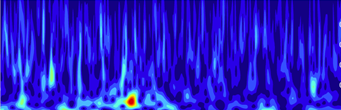
#> input picture open_cv/Input_Images/HFO.png, 341 x 110 px
$ python hfo_canny_edges.py
#> lines starting #> are read from the running program, lines starting #| are printed output that depends on the picture; after the words box and inside, x2 and y2 are one past the last pixel; in counts of white or black regions, pixels touching at a corner belong together
import numpy as np
import cv2 as cv2
import os
import matplotlib.pyplot as plt
from sklearn.cluster import KMeans

"""
Object Detection, Contour detection
"""

sep_ids_ls = [sep_idx for sep_idx, str_char in enumerate(__file__) if str_char == os.sep]
curr_path = __file__[0:sep_ids_ls[-1]] + os.sep
in_path = __file__[0:sep_ids_ls[-3]]+ os.sep + "Input_Images"+ os.sep
out_path = __file__[0:sep_ids_ls[-3]]+ os.sep + "Output_Images"+ os.sep
os.makedirs(out_path, exist_ok=True)


# HFO Spectrogram
test_img_path  = os.path.join(in_path, "HFO.png")
hfo_spect_img = cv2.imread(test_img_path, 1)
#> hfo_spect_img is the input picture: shape (110, 341, 3); mean B, G, R 200.5, 26, 38.3
hfo_spect_img = cv2.resize(hfo_spect_img, (1024, 768), interpolation=cv2.INTER_LINEAR)
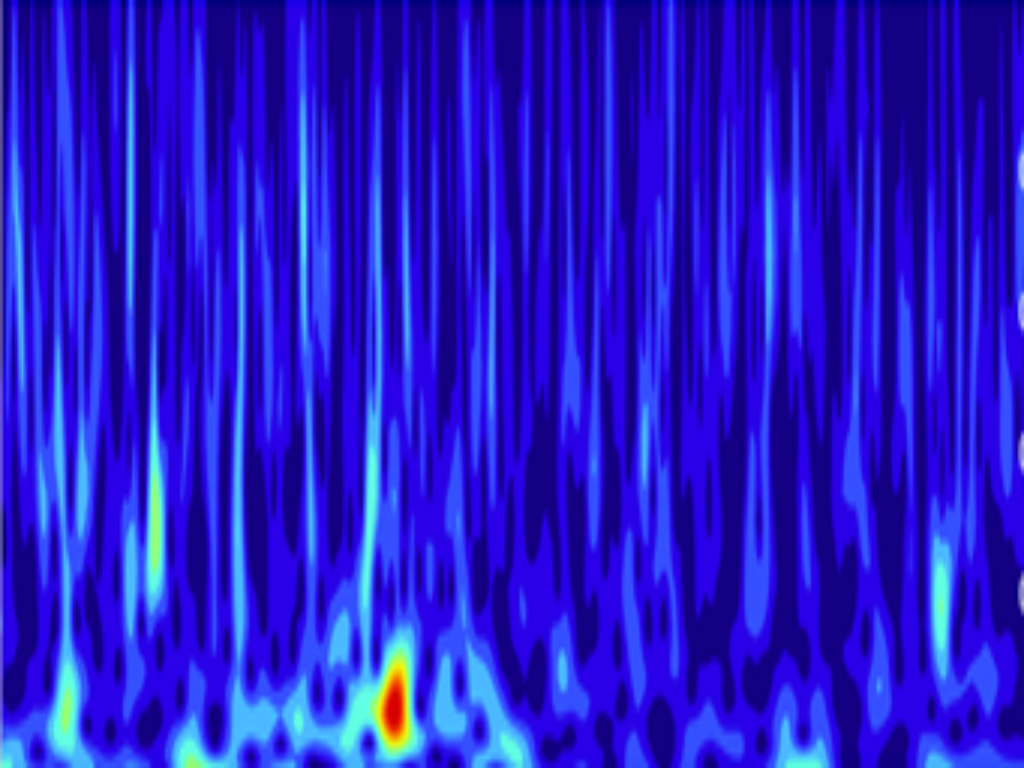
#> hfo_spect_img: shape (768, 1024, 3); mean B, G, R 200.4, 26, 38.2
height, width = hfo_spect_img.shape[0:2]
#> height = 768; width = 1024

# get HSV image and components
hsv_img = cv2.cvtColor(hfo_spect_img, cv2.COLOR_BGR2HSV)
#> hsv_img: shape (768, 1024, 3); mean H, S, V 121.4, 238.4, 201.5
h, s, v = cv2.split(hsv_img)
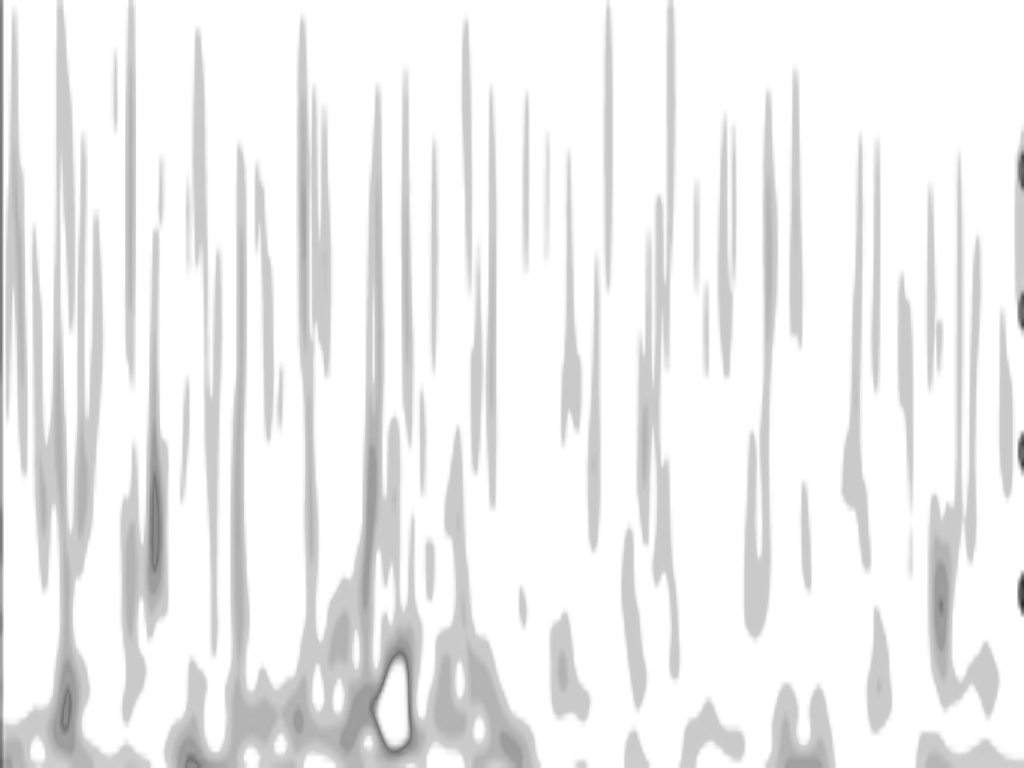
#> s: shape (768, 1024); min 42, max 255, mean 238.4
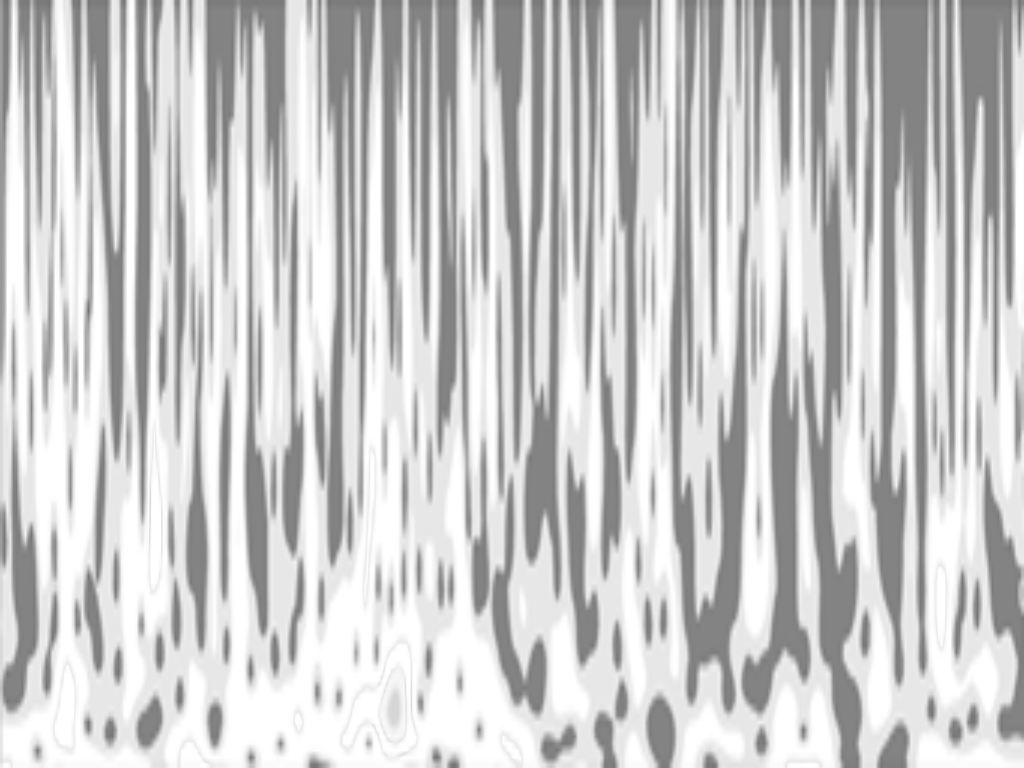
#> v: shape (768, 1024); min 114, max 255, mean 201.5

hsv_img_extract = h
hsv_img_extract_inv = 255-h
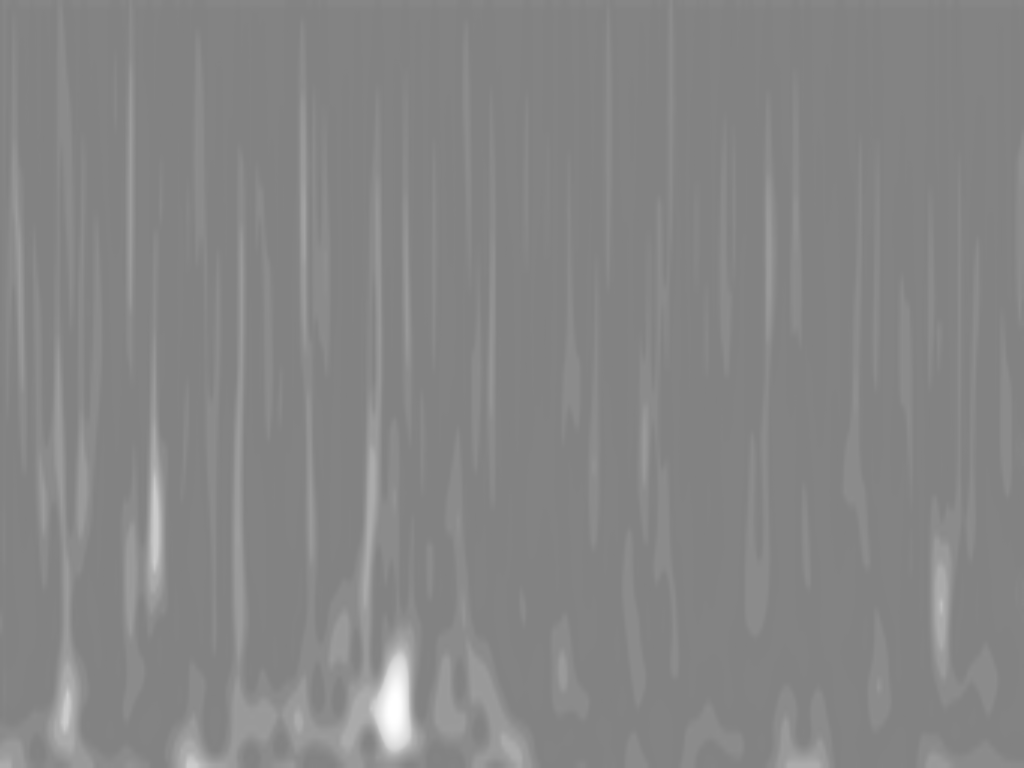
#> hsv_img_extract_inv: shape (768, 1024); min 129, max 255, mean 133.6

# Threshold hsv channel
th_val = np.percentile(hsv_img_extract_inv, 99, axis=None)
#> th_val = 169
th_val = np.median(hsv_img_extract_inv)+5*np.std(hsv_img_extract_inv)
#> th_val = 175
#th_val = np.percentile(hsv_img_extract_inv,99.1)
ret, th_img = cv2.threshold(hsv_img_extract_inv, th_val, 255, cv2.THRESH_BINARY)
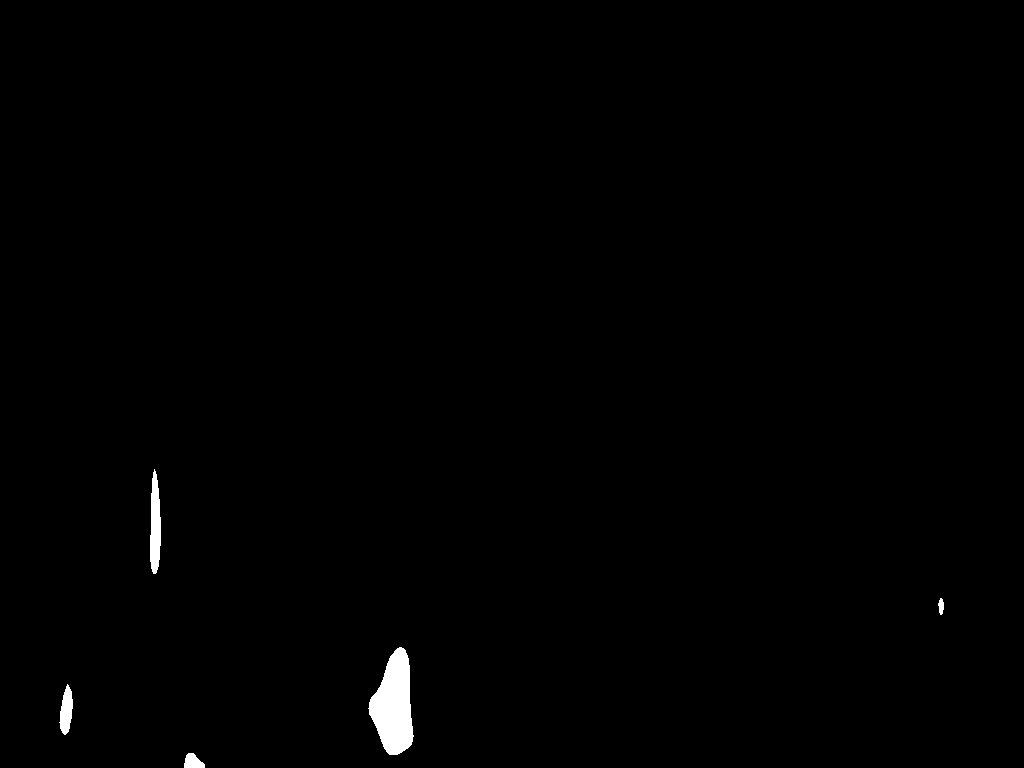
#> th_img: shape (768, 1024); 0.62% white; 5 white regions, box (x1, y1, x2, y2) and area: (368, 647, 414, 755) 3215, (150, 469, 161, 574) 865, (59, 684, 73, 735) 463, (184, 753, 205, 768) 225, (938, 598, 944, 615) 73
#> ret = 175

# Detect Canny edges
hsv_img_extract_inv_flat = hsv_img_extract_inv.reshape(-1, 1)
kmeans = KMeans(n_clusters=2, random_state=0, n_init="auto")
kmeans.fit(hsv_img_extract_inv_flat)
centroids  = kmeans.cluster_centers_

threshold2 = int(np.min(centroids))
threshold1 = int(threshold2/2)
edges_img = cv2.Canny(hsv_img_extract_inv, threshold1=threshold1, threshold2=threshold2, apertureSize=3)
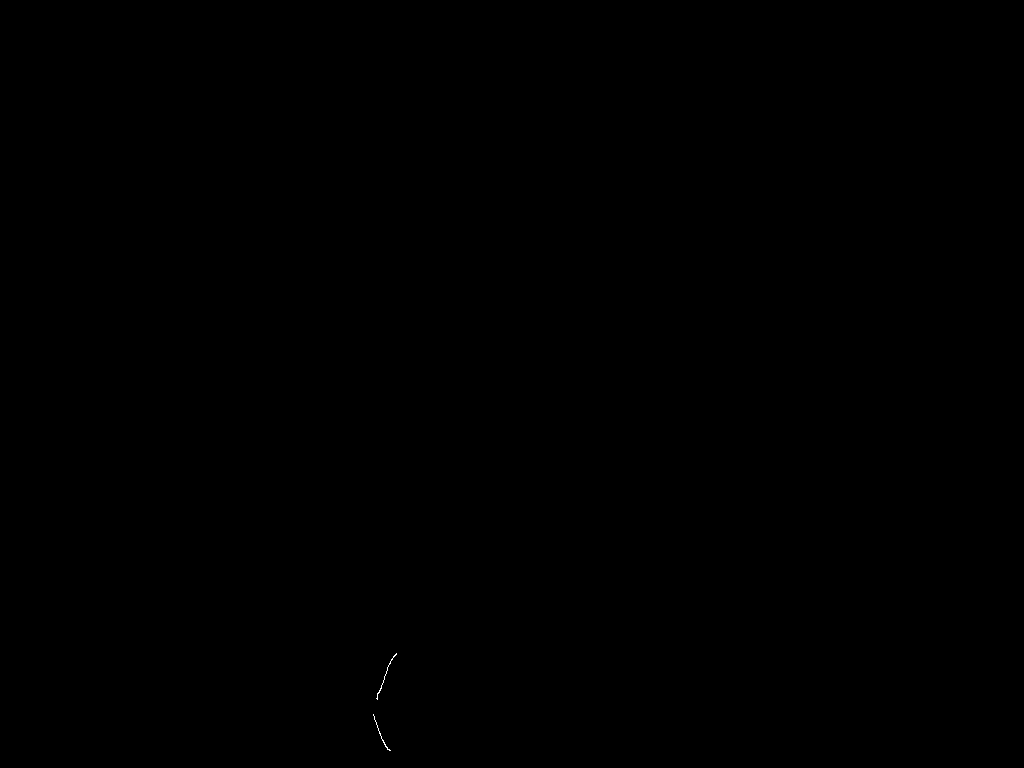
#> edges_img: shape (768, 1024); 0.01% white in thin lines or dots, all inside (x1, y1, x2, y2) = (373, 653, 397, 751)
# Invert edges. They will be in black
edges_img_inv = 255 - edges_img
# Use Erosion filter to increase size of border
kernel = np.ones((3,3), 'uint8')
eroded_img = cv2.erode(edges_img_inv, kernel, iterations=1)
#> eroded_img: shape (768, 1024); 100% white; 2 black regions, box (x1, y1, x2, y2) and area: (375, 652, 398, 701) 197, (372, 713, 392, 752) 160
canny_th = cv2.bitwise_and(eroded_img, th_img)
#> canny_th: shape (768, 1024); 0.57% white; 13 white regions (8 under 20 px)

cv2.imshow("Original_Image", hfo_spect_img)
cv2.imshow("HSV_Image", hsv_img)
cv2.imshow("HSV_Extract_Image", hsv_img_extract)
cv2.imshow("HSV_Extract_Image_Inv", hsv_img_extract_inv)
cv2.imshow("TH_Image", th_img)
cv2.imshow("edges_img", edges_img)
cv2.imshow("edges_img_inv", edges_img_inv)
cv2.imshow("eroded_img", eroded_img)
cv2.imshow("canny_th", canny_th)


################################################################
contours, hierarchy = cv2.findContours(th_img, cv2.RETR_EXTERNAL, cv2.CHAIN_APPROX_SIMPLE)
#> contours = 5 contours; box (x1, y1, x2, y2) and area: (368, 647, 414, 755) 3099, (150, 469, 161, 574) 759, (59, 684, 73, 735) 412, (184, 753, 205, 768) 197, (938, 598, 944, 615) 55

objects = hfo_spect_img.copy()
thickness = 4
color = (255, 255, 255)
maxLevel = 0
for cont_idx, contour in enumerate(contours):

    area = cv2.contourArea(contour)
    perimeter = cv2.arcLength(contour, closed=True)
    if area < 200 or perimeter == 0:
        # This contour is around something too small for our interest
        continue
        pass

    circularity = 4*np.pi*(area/(perimeter**2))

    hspread = np.max(contour[:,:,0])-np.min(contour[:,:,0])
    vspread = np.max(contour[:,:,1])-np.min(contour[:,:,1])
    hspread_vspread_ratio = 100*(hspread/vspread)

    # Centroids
    M = cv2.moments(contour)
    cx = int(M['m10'] / M['m00'])
    cy = int(M['m01'] / M['m00'])

    # Show contour and centroid in image
#> (the run stopped early here; a loop or call above may not have finished)
